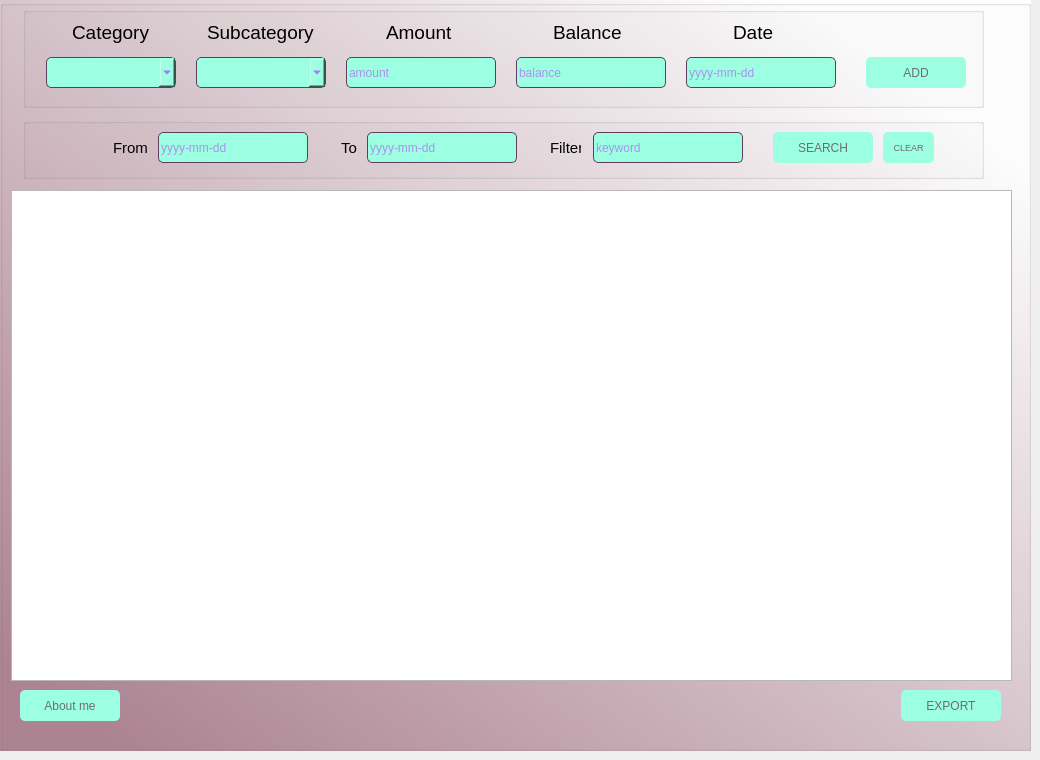
   <widget class="QWidget" name="expensepage">
    <attribute name="title">
     <string>Page</string>
    </attribute>
    <widget class="QTableView" name="tableView">
     <property name="geometry">
      <rect>
       <x>11</x>
       <y>190</y>
       <width>1001</width>
       <height>491</height>
      </rect>
     </property>
    </widget>
    <widget class="QGroupBox" name="groupBox">
     <property name="geometry">
      <rect>
       <x>23</x>
       <y>7</y>
       <width>961</width>
       <height>101</height>
      </rect>
     </property>
     <property name="title">
      <string/>
     </property>
     <widget class="QLabel" name="label">
      <property name="geometry">
       <rect>
        <x>49</x>
        <y>10</y>
        <width>81</width>
        <height>31</height>
       </rect>
      </property>
      <property name="font">
       <font>
        <pointsize>14</pointsize>
       </font>
      </property>
      <property name="text">
       <string>Category</string>
      </property>
     </widget>
     <widget class="QComboBox" name="subcategorycbb">
      <property name="geometry">
       <rect>
        <x>173</x>
        <y>50</y>
        <width>130</width>
        <height>31</height>
       </rect>
      </property>
      <property name="sizePolicy">
       <sizepolicy hsizetype="Preferred" vsizetype="Fixed">
        <horstretch>0</horstretch>
        <verstretch>0</verstretch>
       </sizepolicy>
      </property>
      <property name="layoutDirection">
       <enum>Qt::LeftToRight</enum>
      </property>
      <property name="styleSheet">
       <string notr="true">

QComboBox {
    color: rgb(185, 35, 250);
	background-color:rgb(157, 255, 226);
	border-radius:5px;
	border: 1px solid rgb(94, 62, 94);
}
QComboBox:focus {
    border: 1px solid rgb(255, 48, 245);
}</string>
      </property>
      <property name="inputMethodHints">
       <set>Qt::ImhNoEditMenu</set>
      </property>
     </widget>
     <widget class="QLabel" name="label_3">
      <property name="geometry">
       <rect>
        <x>363</x>
        <y>10</y>
        <width>81</width>
        <height>31</height>
       </rect>
      </property>
      <property name="font">
       <font>
        <pointsize>14</pointsize>
       </font>
      </property>
      <property name="text">
       <string>Amount</string>
      </property>
     </widget>
     <widget class="QLabel" name="label_2">
      <property name="geometry">
       <rect>
        <x>184</x>
        <y>10</y>
        <width>111</width>
        <height>31</height>
       </rect>
      </property>
      <property name="font">
       <font>
        <pointsize>14</pointsize>
       </font>
      </property>
      <property name="text">
       <string>Subcategory</string>
      </property>
     </widget>
     <widget class="QComboBox" name="categorycbb">
      <property name="geometry">
       <rect>
        <x>23</x>
        <y>50</y>
        <width>130</width>
        <height>31</height>
       </rect>
      </property>
      <property name="sizePolicy">
       <sizepolicy hsizetype="Preferred" vsizetype="Fixed">
        <horstretch>0</horstretch>
        <verstretch>0</verstretch>
       </sizepolicy>
      </property>
      <property name="layoutDirection">
       <enum>Qt::LeftToRight</enum>
      </property>
      <property name="styleSheet">
       <string notr="true">

QComboBox {
    color: rgb(185, 35, 250);
	background-color:rgb(157, 255, 226);
	border-radius:5px;
	border: 1px solid rgb(94, 62, 94);
}
QComboBox:focus {
    border: 1px solid rgb(255, 48, 245);
}</string>
      </property>
      <property name="inputMethodHints">
       <set>Qt::ImhNoEditMenu</set>
      </property>
     </widget>
     <widget class="QLineEdit" name="datetxt">
      <property name="geometry">
       <rect>
        <x>663</x>
        <y>50</y>
        <width>150</width>
        <height>31</height>
       </rect>
      </property>
      <property name="styleSheet">
       <string notr="true">
QLineEdit {
    color: rgb(185, 35, 250);
	background-color:  rgb(157, 255, 226);
	border-radius:5px;
	border: 1px solid rgb(94, 62, 94);
}
QLineEdit:focus {
    border: 1px solid rgb(255, 48, 245);
}</string>
      </property>
      <property name="inputMethodHints">
       <set>Qt::ImhDate</set>
      </property>
      <property name="placeholderText">
       <string>yyyy-mm-dd</string>
      </property>
     </widget>
     <widget class="QLineEdit" name="balancetxt">
      <property name="geometry">
       <rect>
        <x>493</x>
        <y>50</y>
        <width>150</width>
        <height>31</height>
       </rect>
      </property>
      <property name="styleSheet">
       <string notr="true">
QLineEdit {
    color: rgb(185, 35, 250);
	background-color:  rgb(157, 255, 226);
	border-radius:5px;
	border: 1px solid rgb(94, 62, 94);
}
QLineEdit:focus {
    border: 1px solid rgb(255, 48, 245);
}</string>
      </property>
      <property name="inputMethodHints">
       <set>Qt::ImhDigitsOnly</set>
      </property>
      <property name="placeholderText">
       <string>balance</string>
      </property>
     </widget>
     <widget class="QLabel" name="label_4">
      <property name="geometry">
       <rect>
        <x>530</x>
        <y>10</y>
        <width>81</width>
        <height>31</height>
       </rect>
      </property>
      <property name="font">
       <font>
        <pointsize>14</pointsize>
       </font>
      </property>
      <property name="text">
       <string>Balance</string>
      </property>
     </widget>
     <widget class="QLabel" name="label_5">
      <property name="geometry">
       <rect>
        <x>710</x>
        <y>10</y>
        <width>81</width>
        <height>31</height>
       </rect>
      </property>
      <property name="font">
       <font>
        <pointsize>14</pointsize>
       </font>
      </property>
      <property name="text">
       <string>Date</string>
      </property>
     </widget>
     <widget class="QPushButton" name="add">
      <property name="geometry">
       <rect>
        <x>843</x>
        <y>50</y>
        <width>100</width>
        <height>31</height>
       </rect>
      </property>
      <property name="styleSheet">
       <string notr="true">

QPushButton {
    color: rgb(108, 109, 114);
	background-color: rgb(157, 255, 226);
	border-radius:5px;
}

QPushButton:hover {
    border: 1px solid rgb(255, 48, 245);
}
QPushButton:pressed {
                
	background-color: rgb(185, 35, 250);
                color: rgb(16, 14, 25);
            }</string>
      </property>
      <property name="text">
       <string>ADD</string>
      </property>
     </widget>
     <widget class="QLineEdit" name="amounttxt">
      <property name="geometry">
       <rect>
        <x>323</x>
        <y>50</y>
        <width>150</width>
        <height>31</height>
       </rect>
      </property>
      <property name="styleSheet">
       <string notr="true">
QLineEdit {
    color: rgb(185, 35, 250);
	background-color:  rgb(157, 255, 226);
	border-radius:5px;
	border: 1px solid rgb(94, 62, 94);
}
QLineEdit:focus {
    border: 1px solid rgb(255, 48, 245);
}</string>
      </property>
      <property name="inputMethodHints">
       <set>Qt::ImhDigitsOnly</set>
      </property>
      <property name="placeholderText">
       <string>amount</string>
      </property>
     </widget>
    </widget>
    <widget class="QGroupBox" name="groupBox_2">
     <property name="geometry">
      <rect>
       <x>23</x>
       <y>118</y>
       <width>961</width>
       <height>61</height>
      </rect>
     </property>
     <property name="title">
      <string/>
     </property>
     <widget class="QLabel" name="label_6">
      <property name="geometry">
       <rect>
        <x>90</x>
        <y>14</y>
        <width>41</width>
        <height>31</height>
       </rect>
      </property>
      <property name="font">
       <font>
        <pointsize>11</pointsize>
       </font>
      </property>
      <property name="text">
       <string>From</string>
      </property>
     </widget>
     <widget class="QLineEdit" name="dateFromtxt">
      <property name="geometry">
       <rect>
        <x>135</x>
        <y>14</y>
        <width>150</width>
        <height>31</height>
       </rect>
      </property>
      <property name="styleSheet">
       <string notr="true">
QLineEdit {
    color: rgb(185, 35, 250);
	background-color:  rgb(157, 255, 226);
	border-radius:5px;
	border: 1px solid rgb(94, 62, 94);
}
QLineEdit:focus {
    border: 1px solid rgb(255, 48, 245);
}</string>
      </property>
      <property name="inputMethodHints">
       <set>Qt::ImhDate</set>
      </property>
      <property name="placeholderText">
       <string>yyyy-mm-dd</string>
      </property>
     </widget>
     <widget class="QLineEdit" name="dateTotxt">
      <property name="geometry">
       <rect>
        <x>344</x>
        <y>14</y>
        <width>150</width>
        <height>31</height>
       </rect>
      </property>
      <property name="styleSheet">
       <string notr="true">
QLineEdit {
    color: rgb(185, 35, 250);
	background-color:  rgb(157, 255, 226);
	border-radius:5px;
	border: 1px solid rgb(94, 62, 94);
}
QLineEdit:focus {
    border: 1px solid rgb(255, 48, 245);
}</string>
      </property>
      <property name="inputMethodHints">
       <set>Qt::ImhDate</set>
      </property>
      <property name="placeholderText">
       <string>yyyy-mm-dd</string>
      </property>
     </widget>
     <widget class="QLabel" name="label_7">
      <property name="geometry">
       <rect>
        <x>318</x>
        <y>14</y>
        <width>21</width>
        <height>31</height>
       </rect>
      </property>
      <property name="font">
       <font>
        <pointsize>11</pointsize>
       </font>
      </property>
      <property name="text">
       <string>To</string>
      </property>
     </widget>
     <widget class="QLabel" name="label_8">
      <property name="geometry">
       <rect>
        <x>527</x>
        <y>14</y>
        <width>31</width>
        <height>31</height>
       </rect>
      </property>
      <property name="font">
       <font>
        <pointsize>11</pointsize>
       </font>
      </property>
      <property name="text">
       <string>Filter</string>
      </property>
     </widget>
     <widget class="QLineEdit" name="filtertxt">
      <property name="geometry">
       <rect>
        <x>570</x>
        <y>14</y>
        <width>150</width>
        <height>31</height>
       </rect>
      </property>
      <property name="styleSheet">
       <string notr="true">
QLineEdit {
    color: rgb(185, 35, 250);
	background-color:  rgb(157, 255, 226);
	border-radius:5px;
	border: 1px solid rgb(94, 62, 94);
}
QLineEdit:focus {
    border: 1px solid rgb(255, 48, 245);
}</string>
      </property>
      <property name="inputMethodHints">
       <set>Qt::ImhNone</set>
      </property>
      <property name="placeholderText">
       <string>keyword</string>
      </property>
     </widget>
     <widget class="QPushButton" name="search">
      <property name="geometry">
       <rect>
        <x>750</x>
        <y>14</y>
        <width>100</width>
        <height>31</height>
       </rect>
      </property>
      <property name="styleSheet">
       <string notr="true">

QPushButton {
    color: rgb(108, 109, 114);
	background-color: rgb(157, 255, 226);
	border-radius:5px;
}

QPushButton:hover {
    border: 1px solid rgb(255, 48, 245);
}
QPushButton:pressed {
                
	background-color: rgb(185, 35, 250);
                color: rgb(16, 14, 25);
            }</string>
      </property>
      <property name="text">
       <string>SEARCH</string>
      </property>
     </widget>
     <widget class="QPushButton" name="clear">
      <property name="enabled">
       <bool>true</bool>
      </property>
      <property name="geometry">
       <rect>
        <x>860</x>
        <y>14</y>
        <width>51</width>
        <height>31</height>
       </rect>
      </property>
      <property name="font">
       <font>
        <pointsize>7</pointsize>
       </font>
      </property>
      <property name="styleSheet">
       <string notr="true">

QPushButton {
    color: rgb(108, 109, 114);
	background-color: rgb(157, 255, 226);
	border-radius:5px;
}

QPushButton:hover {
    border: 1px solid rgb(255, 48, 245);
}
QPushButton:pressed {
                
	background-color: rgb(185, 35, 250);
                color: rgb(16, 14, 25);
            }</string>
      </property>
      <property name="text">
       <string>CLEAR</string>
      </property>
     </widget>
    </widget>
    <widget class="QPushButton" name="export_btn">
     <property name="geometry">
      <rect>
       <x>901</x>
       <y>690</y>
       <width>100</width>
       <height>31</height>
      </rect>
     </property>
     <property name="styleSheet">
      <string notr="true">

QPushButton {
    color: rgb(108, 109, 114);
	background-color: rgb(157, 255, 226);
	border-radius:5px;
}

QPushButton:hover {
    border: 1px solid rgb(255, 48, 245);
}
QPushButton:pressed {
                
	background-color: rgb(185, 35, 250);
                color: rgb(16, 14, 25);
            }</string>
     </property>
     <property name="text">
      <string>EXPORT</string>
     </property>
    </widget>
    <widget class="QPushButton" name="about_me_ex">
     <property name="geometry">
      <rect>
       <x>20</x>
       <y>690</y>
       <width>100</width>
       <height>31</height>
      </rect>
     </property>
     <property name="styleSheet">
      <string notr="true">

QPushButton {
    color: rgb(108, 109, 114);
	background-color: rgb(157, 255, 226);
	border-radius:5px;
}

QPushButton:hover {
    border: 1px solid rgb(255, 48, 245);
}
QPushButton:pressed {
                
	background-color: rgb(185, 35, 250);
                color: rgb(16, 14, 25);
            }</string>
     </property>
     <property name="text">
      <string>About me</string>
     </property>
    </widget>
    <widget class="QGroupBox" name="groupBox_8">
     <property name="geometry">
      <rect>
       <x>0</x>
       <y>0</y>
       <width>1031</width>
       <height>751</height>
      </rect>
     </property>
     <property name="styleSheet">
      <string notr="true">background-color: qlineargradient(spread:pad, x1:0, y1:0.989, x2:0.886364, y2:0.125, stop:0.0625 rgba(174, 133, 147, 255), stop:1 rgba(255, 255, 255, 255))
</string>
     </property>
     <property name="title">
      <string/>
     </property>
    </widget>
    <zorder>groupBox_8</zorder>
    <zorder>groupBox</zorder>
    <zorder>tableView</zorder>
    <zorder>groupBox_2</zorder>
    <zorder>export_btn</zorder>
    <zorder>about_me_ex</zorder>
   </widget>
